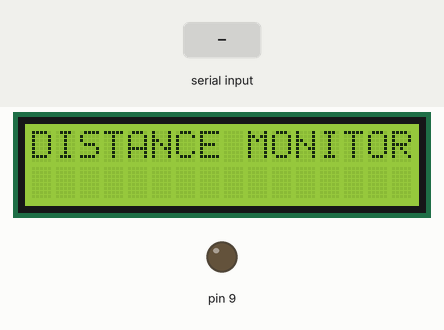
The sketch below on a simulated Arduino Uno, built with avr-gcc and run on an emulated ATmega328P. Shown: 16×2 character LCD, output pins drawn as LEDs (lit = HIGH). Inputs (shaded band) come from the test bench. What the sketch prints to the serial monitor is not drawn.

Above: at 1.2 s.
1.3 s: byte 34 (0x22) received over Serial
At 2.2 s:
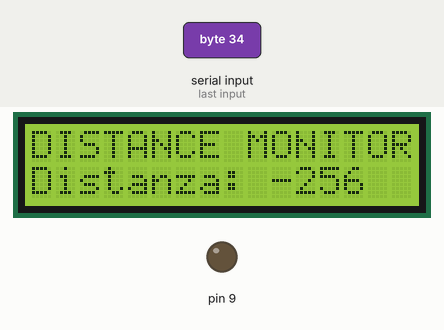
Timing chart, 0 to 4.3 s (numbered marks = the images above; inputs shaded):
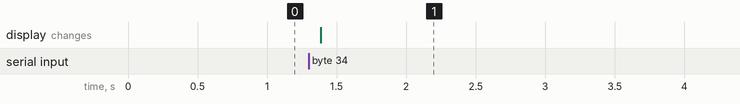

The sketch:

Controllo_motore_con_sensore_a_ultrasuoni.ino
```cpp
/*
Sketch per il controllo di un motore tramite sensore a ultrasuoni e visualizzazione su LCD.
Pier Calderan - Luglio 2013
*/
#include <LiquidCrystal.h>
LiquidCrystal lcd(11, 10, 6, 5, 4, 2); // attenzione alla piedinatura del display!

int USValue = 0; // variabile per il valore di lettura
uint8_t DMcmd[4] = {0x22, 0x00, 0x00, 0x22}; // array per la misurazione della distanza

void setup()  {
lcd.begin(16, 2); lcd.setCursor(0,0);
lcd.print("DISTANCE MONITOR");
Serial.begin(9600); // imposta la velocità della seriale a 9600 baud
pinMode(9, OUTPUT);
}

void loop() {
for(int i=0;i<4;i++) {
Serial.write(DMcmd[i]); // manda il comando per la misurazione della distanza
}
delay(40); // ritardo di 40 ms per l'elaborazione del comando
unsigned long timer = millis(); // timer di Arduino
while(millis() - timer < 30) {
if(Serial.available()> 0) {
int header=Serial.read(); // lettura del primo byte di intestazione (0x22)
int highbyte=Serial.read(); // lettura del byte "highbyte"
int lowbyte=Serial.read(); // lettura del byte "lowbyte"
int sum=Serial.read(); // lettura del byte somma
if(header == 0x22) // se l'intestazione è corretta...
{
if(highbyte==255) {
USValue=65525;  // se highbyte = 255 lettura non valida
}
else {
USValue = highbyte*255+lowbyte; // lettura valida
}
lcd.setCursor(0,1); lcd.print("Distanza:       "); // quindi stampa sul display...
lcd.setCursor(10,1); lcd.print(USValue);  // il valore della distanza
if (USValue < 50) Motor_Slow(USValue);
}
else {
while(Serial.available())  byte bufferClear = Serial.read(); // lettura fittizia
break;
} } } delay(20); // ritardo di 20 ms per consentire una buona lettura
}

void  Motor_Slow(int val) {
analogWrite(9,val); //motore dx
if (val < 10) analogWrite(9,0);

}
```

Measured:
- after the input at 1.3 s, the display: changes after 0.08 s (image 1)
